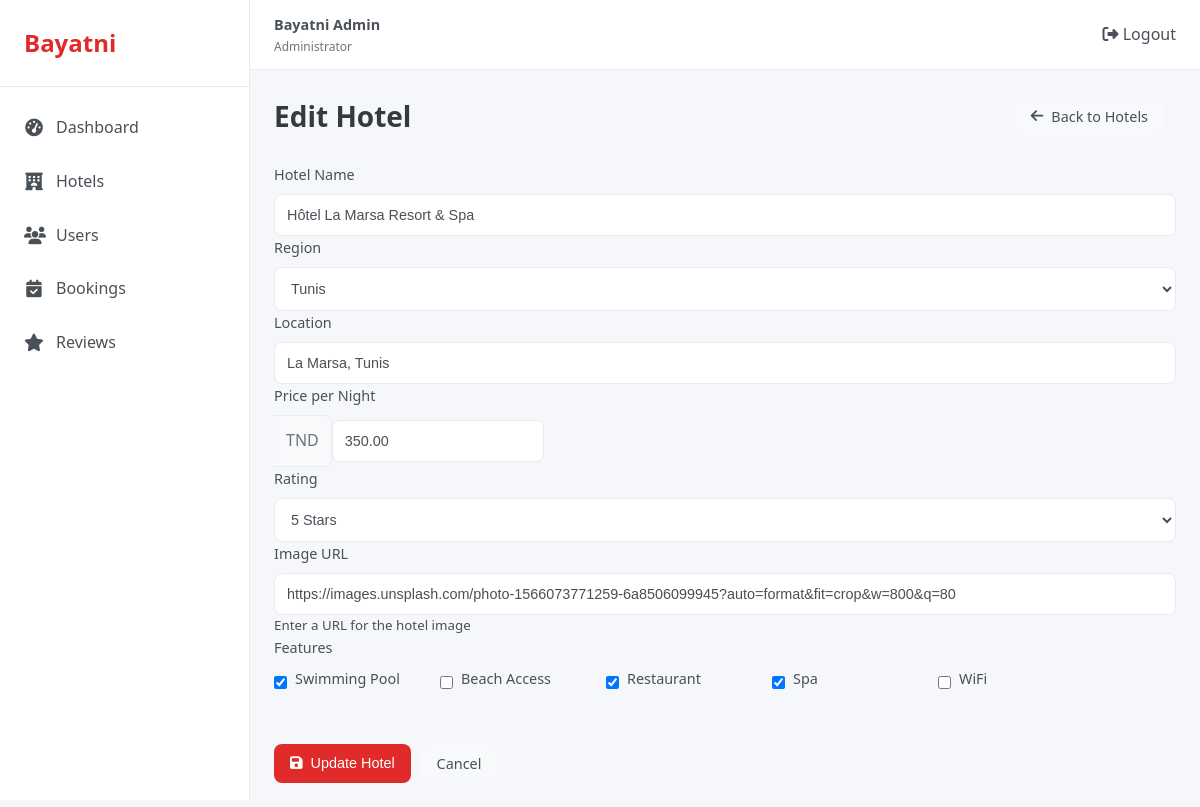
The app's page /admin/app/controllers/hotels/hotel_edit.php?id=1 (signed in), older data.
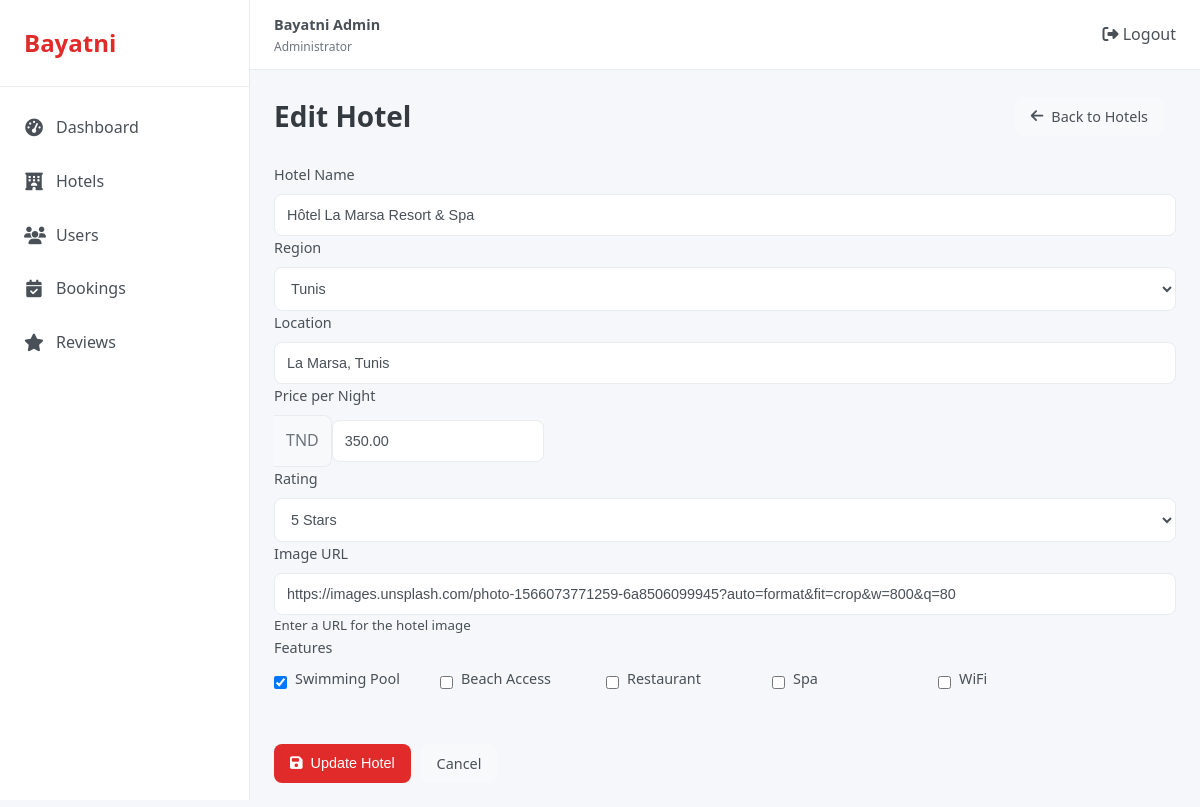
The same page, newer data.
### tables this page shows
CREATE TABLE `hotels` (
  `id` int(11) NOT NULL,
  `title` varchar(100) NOT NULL,
  `location` varchar(100) NOT NULL,
  `price` decimal(10,2) NOT NULL,
  `rating` int(1) NOT NULL,
  `reviews_count` int(11) NOT NULL DEFAULT 0,
  `region` enum('tunis','hammamet','sousse','djerba','tabarka') NOT NULL,
  `image_url` varchar(255) NOT NULL,
  `features` varchar(255) DEFAULT NULL,
  `created_at` timestamp NOT NULL DEFAULT current_timestamp()
);

### admin/app/controllers/Hotels/hotel_edit.php (the view, shortened to what the changed rows need)
<?php
require_once __DIR__ .'/../../../config/config.php';
$id = intval($_GET['id']);
$query = "SELECT * FROM hotels WHERE id = ?";
$stmt = $conn->prepare($query);
$stmt->bind_param("i", $id);
$stmt->execute();
$result = $stmt->get_result();
$hotel = $result->fetch_assoc();
$hotelFeatures = explode(',', $hotel['features']);
?>
<!DOCTYPE html>
<html lang="en">
<head>
    <link rel="stylesheet" href="../../../public/css/styles.css">
    <link rel="stylesheet" href="https://cdnjs.cloudflare.com/ajax/libs/font-awesome/6.4.0/css/all.min.css">
</head>
<body>
    <div class="dashboard">
        <?php include __DIR__ .'/../../../includes/sidebar.php'; ?>
        <main class="main-content">
            <div class="dashboard-content">
                <div class="page-header">
                    <h1>Edit Hotel</h1>
                </div>
                <div class="card">
                    <div class="card-body">
                        <form action="hotel_edit.php?id=<?php echo $id; ?>" method="POST" class="form">
                            <div class="form-group">
                                <label for="title">Hotel Name</label>
                                <input type="text" id="title" name="title" class="form-control" value="<?php echo htmlspecialchars($hotel['title']); ?>" required>
                            </div>
                            <div class="form-group">
                                <label for="region">Region</label>
                                <select id="region" name="region" class="form-control" required>
                                    <option value="tunis" <?php echo $hotel['region'] == 'tunis' ? 'selected' : ''; ?>>Tunis</option>
                                </select>
                            </div>
                            <div class="form-group">
                                <label for="location">Location</label>
                                <input type="text" id="location" name="location" class="form-control" value="<?php echo htmlspecialchars($hotel['location']); ?>" required>
                            </div>
                            <div class="form-row">
                                <div class="form-group col-md-6">
                                    <div class="input-group">
                                        <span class="input-group-text">TND</span>
                                        <input type="number" id="price" name="price" class="form-control" min="0" step="0.01" value="<?php echo htmlspecialchars($hotel['price']); ?>" required>
                                    </div>
                                </div>
                                <div class="form-group col-md-6">
                                    <label for="rating">Rating</label>
                                    <select id="rating" name="rating" class="form-control" required>
                                        <option value="5" <?php echo $hotel['rating'] == 5 ? 'selected' : ''; ?>>5 Stars</option>
                                    </select>
                                </div>
                            </div>
                            <div class="form-group">
                                <label for="image_url">Image URL</label>
                                <input type="url" id="image_url" name="image_url" class="form-control" value="<?php echo htmlspecialchars($hotel['image_url']); ?>" required>
                                <small class="form-text text-muted">Enter a URL for the hotel image</small>
                            </div>
                            <div class="form-group">
                                <div class="checkbox-group">
                                    <div class="checkbox-item">
                                        <input type="checkbox" id="feature-pool" name="features[]" value="piscine" <?php echo in_array('piscine', $hotelFeatures) ? 'checked' : ''; ?>>
                                        <label for="feature-pool">Swimming Pool</label>
                                    </div>
                                    <div class="checkbox-item">
                                        <input type="checkbox" id="feature-beach" name="features[]" value="plage" <?php echo in_array('plage', $hotelFeatures) ? 'checked' : ''; ?>>
                                        <label for="feature-beach">Beach Access</label>
                                    </div>
                                    <div class="checkbox-item">
                                        <input type="checkbox" id="feature-restaurant" name="features[]" value="restaurant" <?php echo in_array('restaurant', $hotelFeatures) ? 'checked' : ''; ?>>
                                        <label for="feature-restaurant">Restaurant</label>
                                    </div>
                                    <div class="checkbox-item">
                                        <input type="checkbox" id="feature-spa" name="features[]" value="spa" <?php echo in_array('spa', $hotelFeatures) ? 'checked' : ''; ?>>
                                        <label for="feature-spa">Spa</label>
                                    </div>
                                    <div class="checkbox-item">
                                        <input type="checkbox" id="feature-wifi" name="features[]" value="wifi" <?php echo in_array('wifi', $hotelFeatures) ? 'checked' : ''; ?>>
                                        <label for="feature-wifi">WiFi</label>
                                    </div>
                                </div>
                            </div>
                            <br>
                        </form>
                    </div>
                </div>
            </div>
        </main>
    </div>
</body>
</html>

Row changes from the older to the newer data that the page shows:
changed hotels "Hôtel La Marsa Resort & Spa": features "☑" → "☐"
